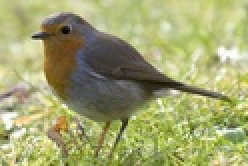
%> input picture Assignment_2/Part-2_ Gabor Segmentation/data/robin-2.jpg, 124 x 83 px, shrunk from 960 x 640 before the run (shown 2 times larger)
$ octave gabor_segmentation.m   (GNU Octave 9; MATLAB toolbox functions it lacks are replaced by stand-ins)
%> lines starting %> are read from the running program, lines starting %| are printed output that depends on the picture; in (x1, y1, x2, y2) boxes, pixels count from 0 and x2, y2 are one past the last pixel; in counts of white or black regions, pixels touching at a corner belong together; the program's own positions count from 1
%% make directory to save outputs:
if exist('output/segmentOutput','dir') ~= 7
    mkdir 'output/segmentOutput'
end
if exist('output/gaborEffect','dir') ~= 7
    mkdir 'output/gaborEffect'
end
if exist('output/gaborFilter','dir') ~= 7
    mkdir 'output/gaborFilter'
end
if exist('output/featureMaps','dir') ~= 7
    mkdir 'output/featureMaps'
end


%% Hyperparameters
k        = 2;      % number of clusters in k-means algorithm. By default,
                   % we consider k to be 2 in foreground-background segmentation task.
image_id = 'Robin-2'; % Identifier to switch between input images.
                   % Possible ids: 'Kobi',    'Polar', 'Robin-1'
                   %               'Robin-2', 'Cows'

% Misc
err_msg  = 'Image not available.';

% Control settings
visFlag       = true;%false;    %  Set to true to visualize filter responses.
smoothingFlag = true;   %  Set to true to postprocess filter outputs.

%% Read image
switch image_id
    case 'Kobi'
        img = imread('kobi.png');
        resize_factor = 0.25;
    case 'Polar'
        img = imread('./data/polar-bear-hiding.jpg');
        resize_factor = 0.75;
    case 'Robin-1'
        img = imread('./data/robin-1.jpg');
        resize_factor = 1;
    case 'Robin-2'
        img = imread('./data/robin-2.jpg');
%> img is the input picture: size 83x124x3 uint8; mean R, G, B 161.2, 164, 111.3
        resize_factor = 0.5;
    case 'Cows'
        img = imread('./data/cows.jpg');
        resize_factor = 0.5;
    case 'SciencePark'
        img = imread('./data/sciencepark.jpg');
        img = permute(img,[2,1,3]);
        resize_factor = 0.2;

    otherwise
        error(err_msg)
end

% Image adjustments
%------------------------------------------
img = im2double(img);
%> img: size 83x124x3 double
%------------------------------------------
img      = imresize(img,resize_factor);
%> img: size 42x62x3 double
img_gray = rgb2gray(img);

% Display image
figure(1), imshow(img), title(sprintf('Input image: %s', image_id));

%% Design array of Gabor Filters
% In this code section, you will create a Gabor Filterbank. A filterbank is
% a collection of filters with varying properties (e.g. {shape, texture}).
% A Gabor filterbank consists of Gabor filters of distinct orientations
% and scales. We will use this bank to extract texture information from the
% input image.

[numRows, numCols, ~] = size(img);
%> numRows = 42; numCols = 62

% Estimate the minimum and maximum of the wavelengths for the sinusoidal
% carriers.
% ** This step is pretty much standard, therefore, you don't have to
%    worry about it. It is cycles in pixels. **
lambdaMin = 4/sqrt(2);
lambdaMax = hypot(numRows,numCols);
%> lambdaMax = 74.89

% Specify the carrier wavelengths.
% (or the central frequency of the carrier signal, which is 1/lambda)
n = floor(log2(lambdaMax/lambdaMin));
%> n = 4
lambdas = 2.^(0:(n-2)) * lambdaMin;
%> lambdas = [2.83 5.66 11.31]

% Define the set of orientations for the Gaussian envelope.
dTheta      = 2*pi/8;                  % \\ the step size
orientations = 0:dTheta:(pi/2);

% Define the set of sigmas for the Gaussian envelope. Sigma here defines
% the standard deviation, or the spread of the Gaussian.
sigmas = [1,2,4];

% Now you can create the filterbank. We provide you with a MATLAB struct
% called gaborFilterBank in which we will hold the filters and their
% corresponding parameters such as sigma, lambda and etc.
% ** All you need to do is to implement createGabor(). Rest will be handled
%    by the provided code block. **
gaborFilterBank = struct();
tic
filterNo = 1;
for ii = 1:length(lambdas)
    for jj  = 1:length(sigmas)
        for ll = 1:length(orientations)
            % Filter parameter configuration for this filter.
            lambda = lambdas(ii);
            sigma  = sigmas(jj);
            theta  = orientations(ll);
            psi    = 0;
            gamma  = 0.5;

            % Create a Gabor filter with the specs above.
            % (We also record the settings in which they are created. )
            % // TODO: Implement the function createGabor() following
            %          the guidelines in the given function template.
            %          ** See createGabor.m for instructions ** //
            gaborFilterBank(filterNo).filterPairs = createGabor( sigma, theta, lambda, psi, gamma );
            gaborFilterBank(filterNo).sigma       = sigma;
            gaborFilterBank(filterNo).lambda      = lambda;
            gaborFilterBank(filterNo).theta       = theta;
            gaborFilterBank(filterNo).psi         = psi;
            gaborFilterBank(filterNo).gamma       = gamma;
            filterNo = filterNo+1;
        end
    end
end
%> after the loop, filterNo = 28
ctime = toc;

fprintf('--------------------------------------\n \t\tDetails\n--------------------------------------\n')
fprintf('Total number of filters       : %d \n', length(gaborFilterBank));
%| Total number of filters       : 27
fprintf('Number of scales (sigma)      : %d \n', length(sigmas));
fprintf('Number of orientations (theta): %d \n', length(orientations));
fprintf('Number of carriers (lambda)   : %d \n', length(lambdas));
%| Number of carriers (lambda)   : 3
fprintf('--------------------------------------\n')
fprintf('Filter bank created in %.3f seconds.\n', ctime);
fprintf('--------------------------------------\n')

%% Filter images using Gabor filter bank using quadrature pairs (real and imaginary parts)
% You will now filter the input image with each complex Gabor filter in
% gaborFilterBank structure and store the output in the cell called
% featureMaps.
% // Hint-1: Apply both the real imaginary parts of each kernel
%            separately in the spatial domain (i.e. over the image). //
% // Hint-2: Assign each output (i.e. real and imaginary parts) in
%            variables called real_out and imag_out. //
% // Hint-3: Use built-in MATLAB function, imfilter, to convolve the filter
%            with the input image. Type in the command window the following
%            command for more information: doc imfilter. Check the options
%            for padding. Find the one that works well. You might want to
%            explain what works better and why shortly in the report.
featureMaps = cell(length(gaborFilterBank),1);
for jj = 1 : length(gaborFilterBank)
    real_filter =  gaborFilterBank(jj).filterPairs(:,:,1);%imfilter(img_gray,gaborFilterBank(jj).filterPairs(:,:,1));% \\TODO: filter the grayscale input with real part of the Gabor
    imag_filter =  gaborFilterBank(jj).filterPairs(:,:,2);%imfilter(img_gray,gaborFilterBank(jj).filterPairs(:,:,2));% \\TODO: filter the grayscale input with imaginary part of the Gabor
    real_out =  imfilter(img_gray,gaborFilterBank(jj).filterPairs(:,:,1));% \\TODO: filter the grayscale input with real part of the Gabor
    imag_out =  imfilter(img_gray,gaborFilterBank(jj).filterPairs(:,:,2));% \\TODO: filter the grayscale input with imaginary part of the Gabor
    featureMaps{jj} = cat(3, real_out, imag_out);

    % Visualize the filter responses if you wish.
    %visFlag = 0
    if visFlag
        figure(7),
        subplot(121), imshow(real_filter), title(sprintf('Re[h(x,y)], \\lambda = %f,\n \\theta = %f,\n \\sigma = %f',gaborFilterBank(jj).lambda,...
                                                                                                              gaborFilterBank(jj).theta,...
                                                                                                              gaborFilterBank(jj).sigma));
        subplot(122), imshow(imag_filter), title(sprintf('Im[h(x,y)], \\lambda = %f,\n \\theta = %f,\n \\sigma = %f',gaborFilterBank(jj).lambda,...
                                                                                                              gaborFilterBank(jj).theta,...
                                                                                                              gaborFilterBank(jj).sigma));
    saveas(figure(7),['output/gaborFilter/Gabor_affect_onDomain_'  image_id '_' num2str(jj) '.png']);
    pause(0.1)
    end

    if visFlag
        figure(2),
        subplot(121), imshow(real_out), title(sprintf('Re[h(x,y)], \\lambda = %f,\n \\theta = %f,\n \\sigma = %f',gaborFilterBank(jj).lambda,...
                                                                                                              gaborFilterBank(jj).theta,...
                                                                                                              gaborFilterBank(jj).sigma));
        subplot(122), imshow(imag_out), title(sprintf('Im[h(x,y)], \\lambda = %f,\n \\theta = %f,\n \\sigma = %f',gaborFilterBank(jj).lambda,...
                                                                                                              gaborFilterBank(jj).theta,...
                                                                                                              gaborFilterBank(jj).sigma));

    saveas(figure(2),['output/gaborEffect/GaborOnGrayScale_'  image_id '_' num2str(jj) '.png']);
    pause(0.1)
    end
end
%> this loop made 27 passes
%> pass 2, `title(sprintf('Im[h(x,y)], \\lambda = %f,\n \\theta = %f,\n \\sigma = `:
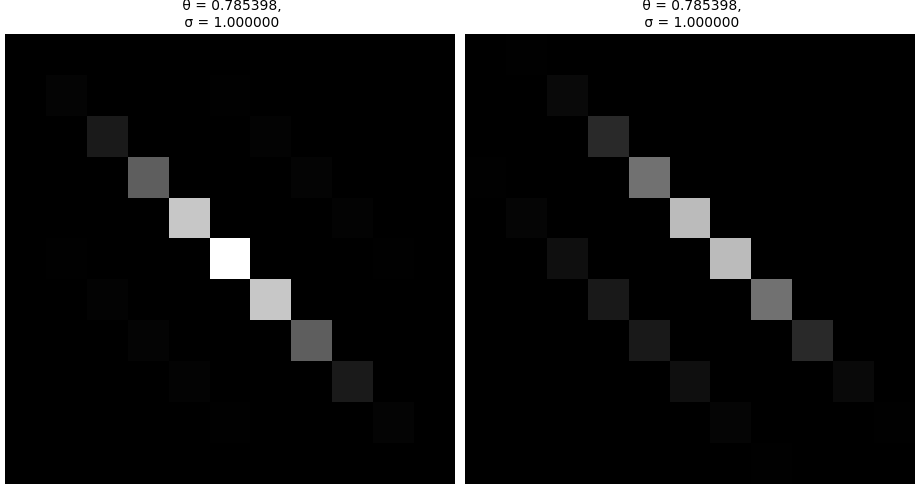
%> figure redrawn from the program's plot data, 2 panels
%> after the loop, featureMaps = 27 items
%> after the loop:
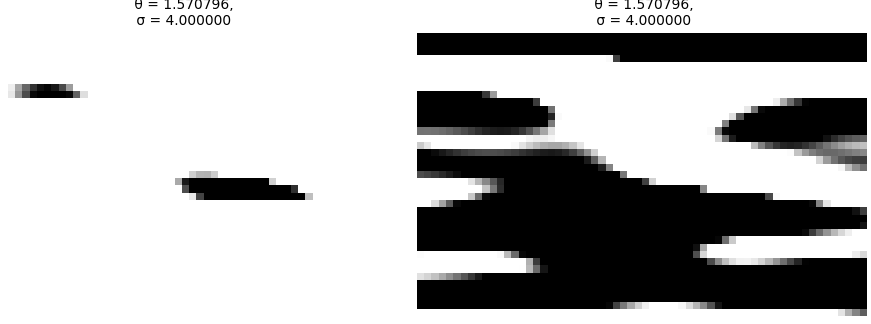
%> figure redrawn from the program's plot data, 2 panels
%> after the loop:
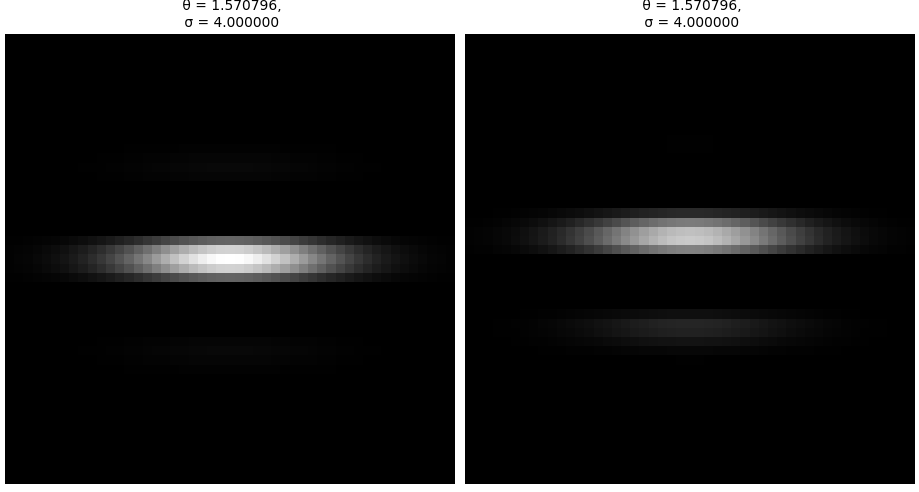
%> figure redrawn from the program's plot data, 2 panels


%% Compute the magnitude
% Now, you will compute the magnitude of the output responses.
% \\ Hint: (real_part^2 + imaginary_part^2)^(1/2) \\
featureMags =  cell(length(gaborFilterBank),1);
for jj = 1:length(featureMaps)
    real_part = featureMaps{jj}(:,:,1);
    imag_part = featureMaps{jj}(:,:,2);
    featureMags{jj} = sqrt(((real_part .^2) + (imag_part .^ 2)));% \\TODO: Compute the magnitude here

    % Visualize the magnitude response if you wish.
    %visFlag = 1
    if visFlag
        figure(3),
        imshow(uint8(featureMags{jj})), title(sprintf('Re[h(x,y)], \\lambda = %f, \\theta = %f, \\sigma = %f',gaborFilterBank(jj).lambda,...
                                                                                                              gaborFilterBank(jj).theta,...
                                                                                                              gaborFilterBank(jj).sigma));
        saveas(figure(3),['output/featureMaps/gaborOnGrayImage_' image_id '_' num2str(jj) '.png']);
        pause(0.1)
    end
end
%> this loop made 27 passes
%> pass 2, `imshow(uint8(featureMags{jj}))`:
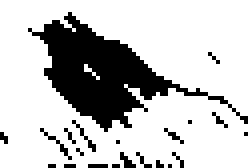
%> displayed picture: size 42x62, on the screen's scale of 0 to 255 (shown 4 times larger); values 0 (black) and 1 (white), 76.7% white; 21 black regions (20 under 20 px), largest, box (x1, y1, x2, y2) and area: (7, 3, 62, 33) 527
%> after the loop, featureMags = 27 items

%% Prepare and Preprocess features
% You can think of each filter response as a sort of feature representation
% for the pixels. Now that you have numFilters = |gaborFilterBank| filters,
% we can represent each pixel by this many features.
% \\ Q: What kind of features do you think gabor filters might correspond to?

% You will now implement a smoothing operation over the magnitude images in
% featureMags.
% \\ Hint: For each i in [1, length(featureMags)], smooth featureMags{i}
%          using an appropriate first order Gaussian kernel.
% \\ Hint: doc imfilter, doc fspecial or doc imgaussfilt.
features = zeros(numRows, numCols, length(featureMags));
if smoothingFlag
    % \\TODO:
    %FOR_LOOP
        % i)  filter the magnitude response with appropriate Gaussian kernels
        % ii) insert the smoothed image into features(:,:,jj)
    %END_FOR
    for jj = 1:length(featureMags)
        smoothing_sigma = 5
        features(:,:,jj) = imgaussfilt(featureMags{jj}, smoothing_sigma);
    end
else
    % Don't smooth but just insert magnitude images into the matrix
    % called features.
    for jj = 1:length(featureMags)
        features(:,:,jj) = featureMags{jj};
    end
end


% Reshape the filter outputs (i.e. tensor called features) of size
% [numRows, numCols, numFilters] into a matrix of size [numRows*numCols, numFilters]
% This will constitute our data matrix which represents each pixel in the
% input image with numFilters features.
disp(size(features))
%|    42   62   27
features = reshape(features, numRows * numCols, []);


% Standardize features.
% \\ Hint: see http://ufldl.stanford.edu/wiki/index.php/Data_Preprocessing
%          for more information. \\

%features = features;
disp(size(features))
%|    2604     27
features =  bsxfun(@times,bsxfun(@minus,features,mean(features,1)), 1./std(features,[],1));
% %zscore(features)

        % \\ TODO: i)  Implement standardization on matrix called features.
           %          ii) Return the standardized data matrix.


% (Optional) Visualize the saliency map using the first principal component
% of the features matrix. It will be useful to diagnose possible problems
% with the pipeline and filterbank.
coeff = pca(features);
feature2DImage = reshape(features*coeff(:,1),numRows,numCols);
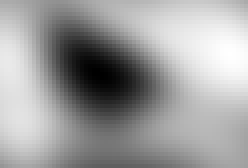
%> feature2DImage: size 42x62 double (shown 4 times larger); min -9.15, max 5.6, mean -7.55e-15; drawn with min black and max white
figure(4)
imshow(feature2DImage,[]), title('Pixel representation projected onto first PC')
saveas(figure(4),['output/segmentOutput/PixelRepresentation_' image_id '_' num2str(smoothing_sigma) '.png']);

% Apply k-means algorithm to cluster pixels using the data matrix,
% features.
% \\ Hint-1: doc kmeans
% \\ Hint-2: use the parameter k defined in the first section when calling
%            MATLAB's built-in kmeans function.
tic
pixLabels = kmeans(features, k);% \\TODO: Return cluster labels per pixel
%> pixLabels = 2604 values, max 2 at index 430, min 1 at index 1, mean 1.33
ctime = toc;
fprintf('Clustering completed in %.3f seconds.\n', ctime);


% Visualize the clustering by reshaping pixLabels into original grayscale
% input size [numRows numCols].
pixLabels = reshape(pixLabels,[numRows numCols]);
%> pixLabels: size 42x62 double; values 1 (black) and 2 (white), 32.7% white; 1 white region, box (x1, y1, x2, y2) and area: (10, 3, 47, 42) 851

figure(5)
imshow(label2rgb(pixLabels)), title('Pixel clusters');
saveas(figure(5),['output/segmentOutput/PixelClusters_' image_id '_' num2str(smoothing_sigma) '.png']);


% Use the pixLabels to visualize segmentation.
Aseg1 = zeros(size(img),'like',img);
%> Aseg1: size 42x62x3 double; every value is 0
Aseg2 = zeros(size(img),'like',img);
BW = pixLabels == 2;
BW = repmat(BW,[1 1 3]);
Aseg1(BW) = img(BW);
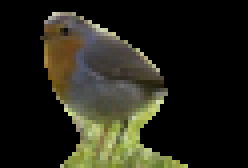
%> Aseg1: size 42x62x3 double (shown 4 times larger); mean R, G, B 0.142, 0.14, 0.0965
Aseg2(~BW) = img(~BW);
figure(6)
imshowpair(Aseg1,Aseg2,'montage')
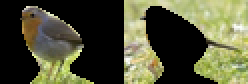
%> displayed picture: size 42x124x3, on the screen's scale of 0 to 255 (shown 2 times larger); mean R, G, B 82.4, 83.7, 56.8
saveas(figure(6),['output/segmentOutput/montage_' image_id '_' num2str(smoothing_sigma) '.png']);
